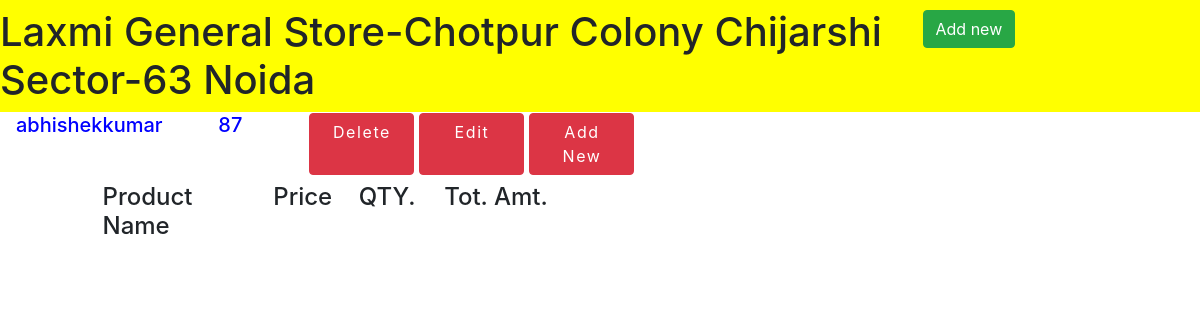
Page /details/abi@2007 on the committed database.
### KhataApp/models.py (models this page shows, shortened)
class new_customer(models.Model):
    first_name=models.CharField(max_length=50)
    last_name=models.CharField(max_length=50)
    phone_number=models.IntegerField()
    email_id=models.CharField(max_length=50)

### KhataApp/views.py (the view)
# urls.py: path('details/<str:email>',views.details,name="index"),
def details(request,email):
    data=Product_details.objects.filter(email_id=email)
    data2=new_customer.objects.filter(email_id=email)
    datas={"params1":data,"params2":data2}
    print(data)
    return render(request, "customer_details.html",datas)

### KhataApp/templates/customer_details.html (shortened to what this page needs)
{% extends "basic.html" %}
{% block block_body %}
{% for i in params2|slice:"0:"%}
<div id="t" class="row">
    <div class="col-sm-2 col-md-2 col-lg-2 col-xs-2 h5">{{i.first_name}}{{i.last_name}}</div>
    <div class="col-sm-1 col-md-1 col-lg-1 col-xs-1 h5">{{i.phone_number}}</div>
    <div id="in_line" class="btn btn-btn-sm btn-danger">Delete</div>
    <div id="in_line" class="btn btn-btn-sm btn-danger">Edit</div>
    <div id="in_line" class="btn btn-btn-sm btn-danger">Add New</div>
</div>
{% endfor %}
<div class="row">
    <div class="col-sm-1 col-md-1 col-lg-1 col-xs-1"></div>
    <div class="col-sm-10 col-md-10 col-lg-10 col-xs-10 pt-2">
        <div class="row">
            <div class="col-sm-2 col-md-2 col-lg-2 col-xs-2 h4">Product Name</div>
            <div class="col-sm-1 col-md-1 col-lg-1 col-xs-1 h4">Price</div>
            <div class="col-sm-1 col-md-1 col-lg-1 col-xs-1 h4">QTY.</div>
            <div class="col-sm-2 col-md-2 col-lg-2 col-xs-2 h4">Tot. Amt.</div>
        </div>
    </div>
</div>
{% endblock %}

### rows in the picture
new_customer: first_name "abhishek", last_name "kumar", phone_number "87"
